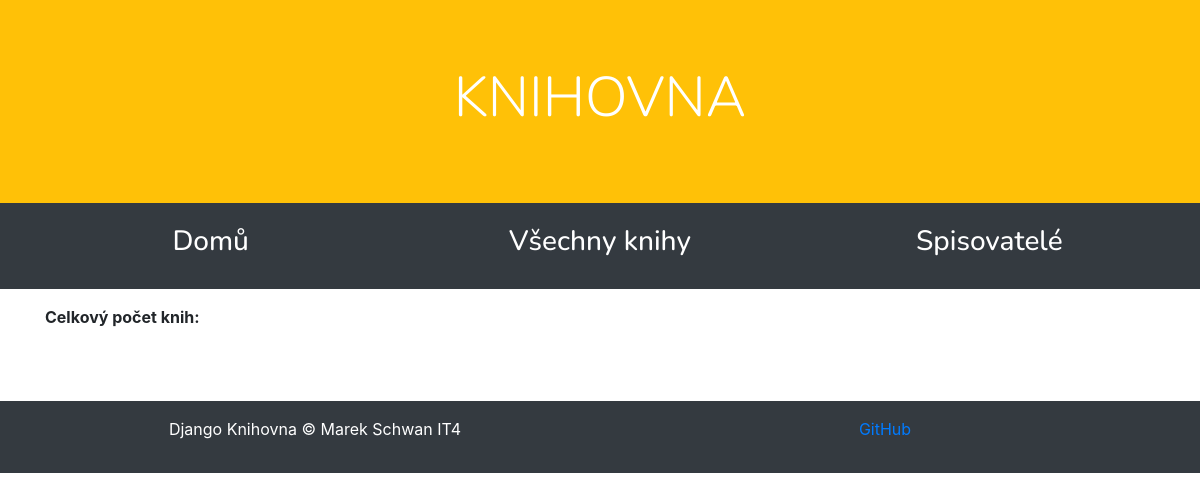
/, run on an earlier commit of the app's database.
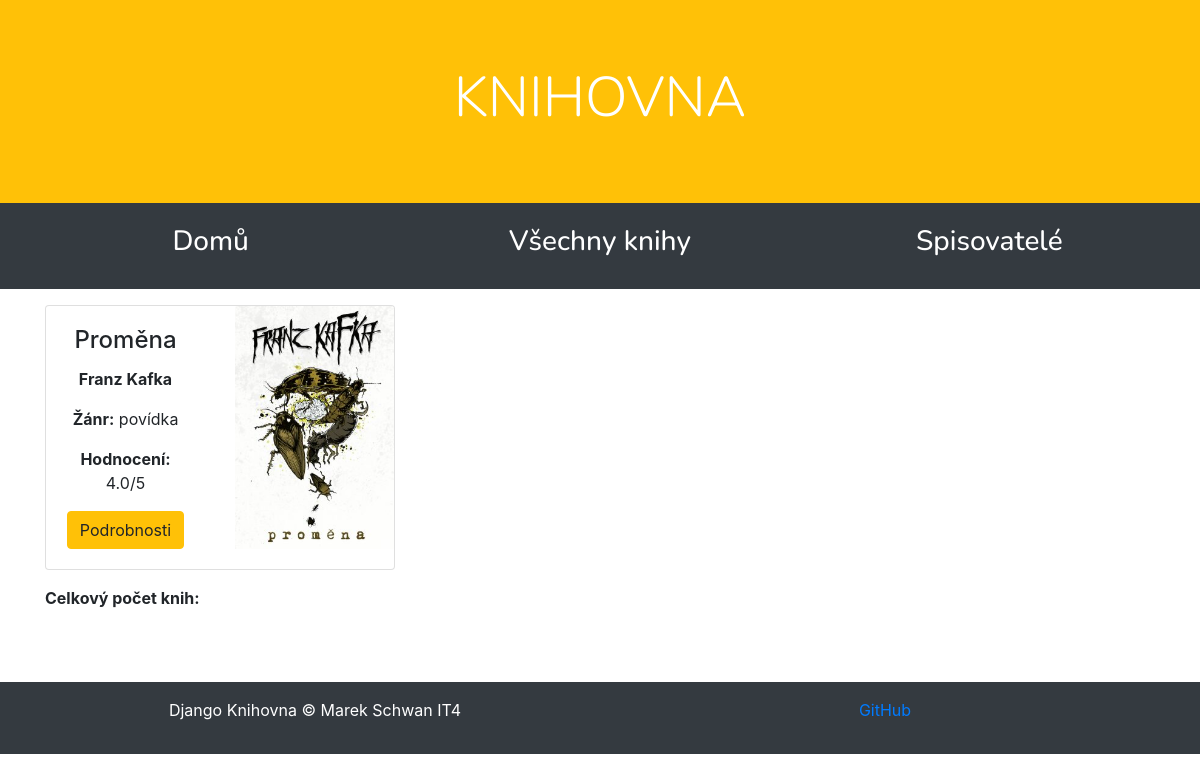
And on a later commit of the database.
### books/models.py (models this page shows, shortened)
class Book(models.Model):
    title = models.CharField(max_length=200, verbose_name="Title")
    author = models.ManyToManyField(Author, help_text='Select author of this book')
    TYPE_OF_BOOK = (
        ('epika', 'Epika'),
        ('lyrika', 'Lyrika'),
        ('drama', 'Drama'),
    )
    type = models.CharField(max_length=6, choices=TYPE_OF_BOOK, default='image')
    genres = models.ManyToManyField(Genre, help_text='Select genre of this book')
    plot = models.TextField(blank=True, null=True, verbose_name="Plot")
    rate = models.FloatField(default=0, validators=[MinValueValidator(0.0), MaxValueValidator(5.0)], null=True,
                               help_text="Please enter float value (range 0.0 - 5.0)", verbose_name="Rate")
    cover = models.ImageField(upload_to=cover_path, blank=True, null=True, verbose_name="Cover")
    class Meta:
        ordering = ["title"]

class Author(models.Model):
    name = models.CharField(max_length=100, unique=True, verbose_name="Author's name",
                            help_text='Enter author\'s name')
    bio = models.TextField(blank=True, null=True, verbose_name="Biography")
    portrait = models.ImageField(upload_to=portrait_path, blank=True, null=True, verbose_name="Portrait")
    class Meta:
        ordering = ["name"]

class Genre(models.Model):
    name = models.CharField(max_length=50, unique=True, verbose_name="Genre name",
                            help_text='Enter a book genre')
    class Meta:
        ordering = ["name"]

### books/views.py (the view)
# urls.py: path('', views.index, name="index"),
def index(request):
    books = Book.objects.order_by('-rate')[:4]
    context = {
        'books': books
    }
    return render(request, '../templates/index.html', context=context)

### books/templates/index.html
{% extends 'base.html' %}
{% block content %}
    <div class="row">
        {% for book in books %}
        <div class="col-sm-4 text-center">
            <div class="card">
                <div class="row">
                    <div class="col-md-6">
                        <div class="card-body">
                            <h4 class="card-title">{{ book.title }}</h4>
                            <p class="card-author"><strong>{% for author in book.author.all %}{{ author.name }} {% endfor %}</strong></p>
                            <p class="card-text"><strong>Žánr:</strong>
                            {% for genre in book.genres.all %}{{ genre.name }} {% endfor %}</p>
                            <p><strong>Hodnocení:</strong> {{ book.rate }}/5</p>
                            <a href="#" class="btn btn-warning">Podrobnosti</a>
                        </div>
                    </div>
                    <div class="col-md-6">
                        {% if book.cover %}
                        <img class="card-img-top" src="{{ book.cover.url }}" alt="{{ book.title }}">
                        {% endif %}
                    </div>
                </div>
            </div>
        </div>
        {% endfor %}
    </div>
    <div class="row">
        <div class="col-sm-12">
            <strong>Celkový počet knih:</strong> {{ num_books }}
        </div>
    </div>
{% endblock %}

What changed in the data, as far as the page shows it:
added Book: title "Proměna", rate "4.0", cover (picture)
added Author: name "Franz Kafka"
added Genre: name "povídka"
